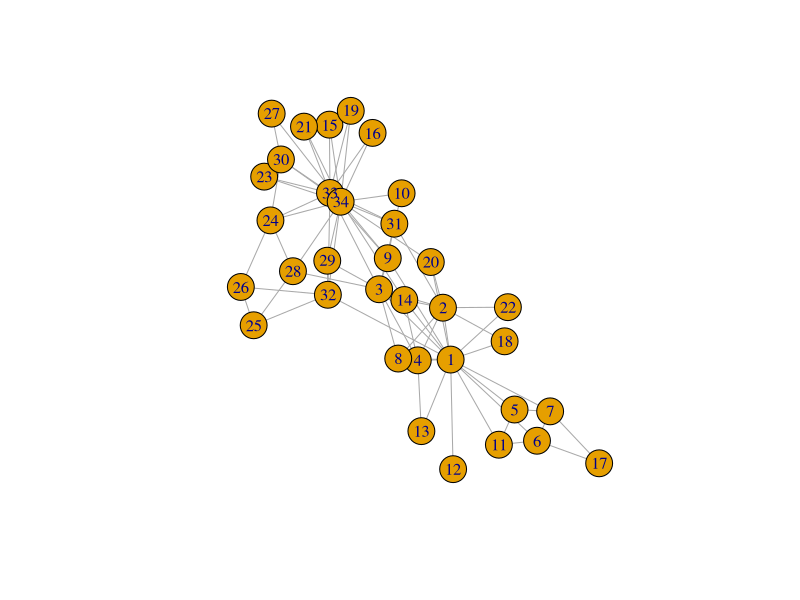
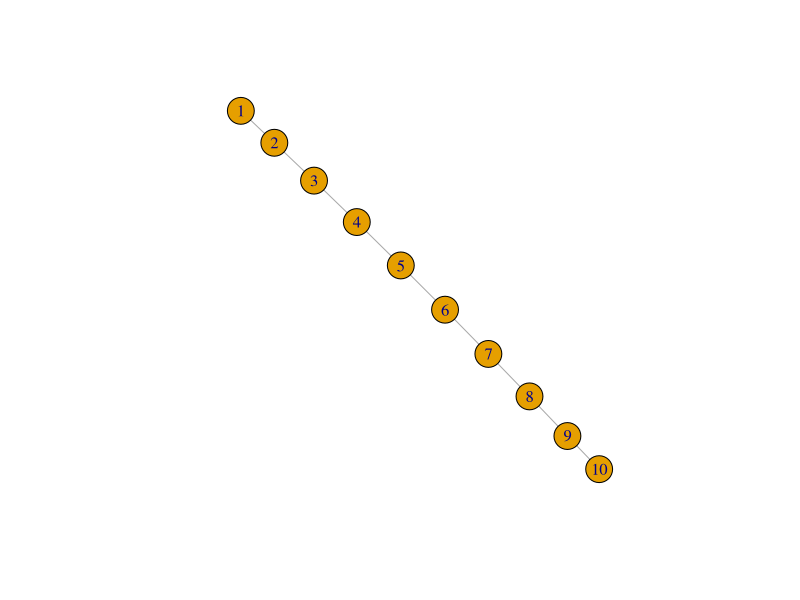
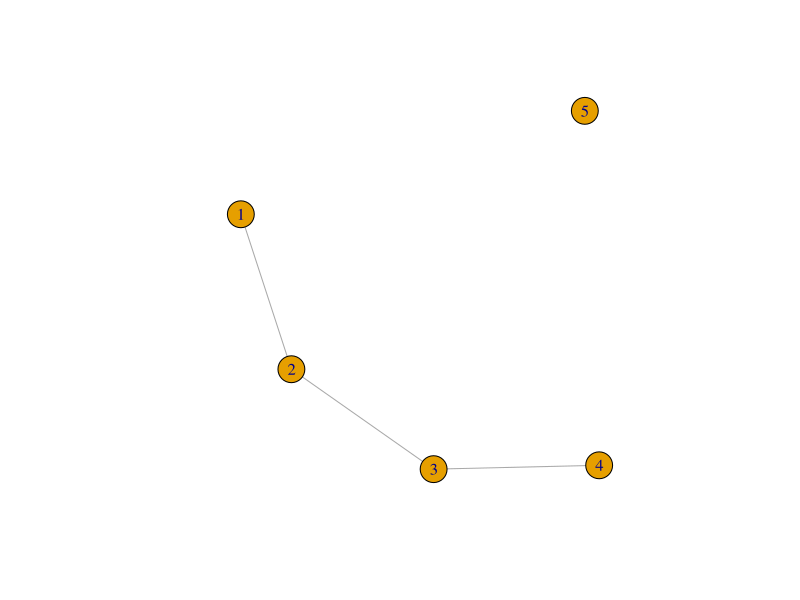
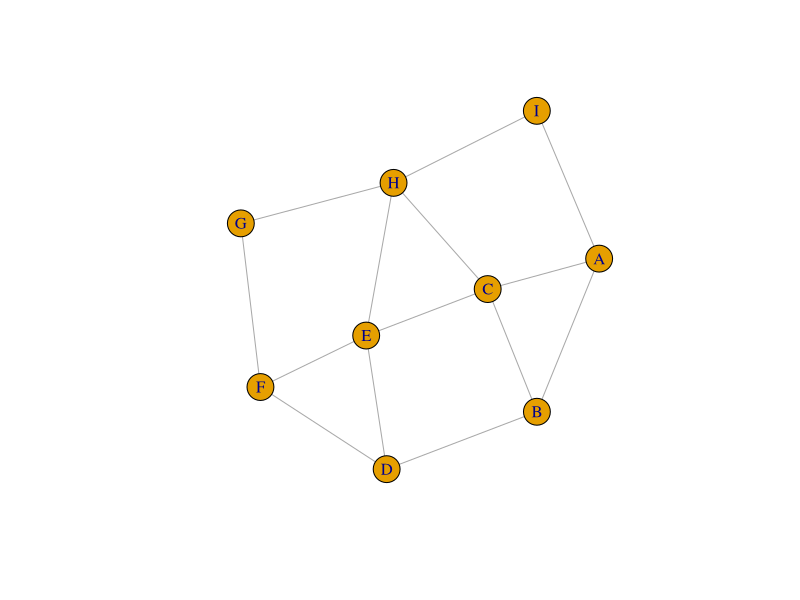
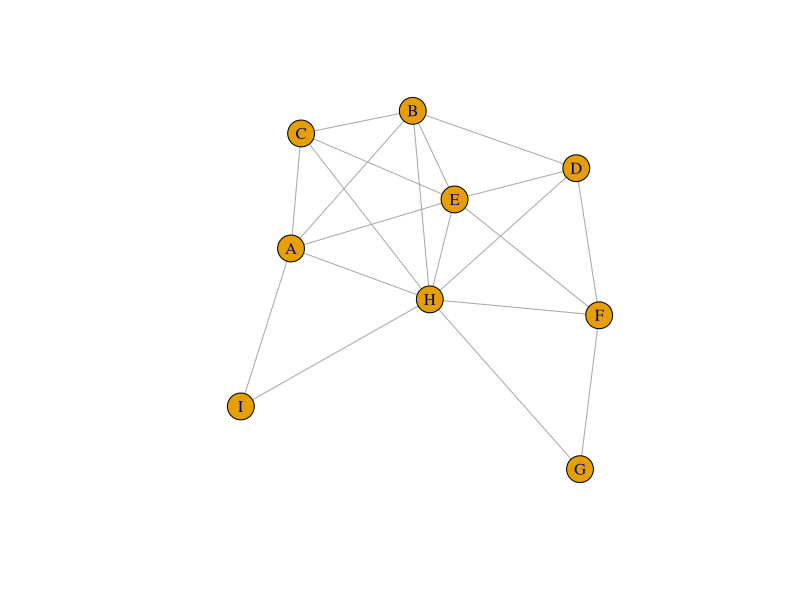

These charts were generated, in order, by the following R code: (Note: this script raises an error after producing the figures.)
## ---- chunk 1
library("igraph")
## ---- chunk 2
g <- make_empty_graph()
## ---- chunk 3
g <- make_graph(edges = c(1,2, 1,5), n=10, directed = FALSE)
## ---- chunk 4
g
## ---- chunk 5
summary(g)
## ---- chunk 6
g <- make_graph('Zachary')
## ---- chunk 7
plot(g)
## ---- chunk 8
g <- add_vertices(g,3)
## ---- chunk 9
g <- add_edges(g, edges = c(1,35, 1,36, 34,37))
## ---- chunk 10
g <- g %>% add_edges(edges=c(1,34)) %>% add_vertices(3) %>% add_edges(edges=c(38,39, 39,40, 40,38, 40,37))
g
## ---- chunk 11
get.edge.ids(g, c(1,34))
## ---- chunk 12
g <- delete_edges(g, 82)
## ---- chunk 13
g <- make_ring(10) %>% delete_edges("10|1")
plot(g)
## ---- chunk 14
g <- make_ring(5)
g <- delete_edges(g, get.edge.ids(g, c(1,5, 4,5)))
plot(g)
## ---- chunk 15
g1 <- graph_from_literal(A-B:C:I, B-A:C:D, C-A:B:E:H, D-B:E:F,
                         E-C:D:F:H, F-D:E:G, G-F:H, H-C:E:G:I,
                         I-A:H)
plot(g1)
## ---- chunk 16
is_chordal(g1, fillin=TRUE)
## ---- chunk 17
chordal_graph <- add_edges(g1, is_chordal(g1, fillin=TRUE)$fillin)
plot(chordal_graph)
## ---- chunk 18
graph1 <- make_tree(127, 2, mode = "undirected")
summary(g)
## ---- chunk 19
graph2 <- make_tree(127, 2, mode = "undirected")
## ---- chunk 20
identical_graphs(graph1,graph2)
## ---- chunk 21
graph1 <- sample_grg(100, 0.2)
summary(graph1)
## ---- chunk 22
graph2 <- sample_grg(100, 0.2)
identical_graphs(graph1,graph2)
## ---- chunk 23
isomorphic(graph1,graph2)
## ---- chunk 24
g <- make_graph(~ Alice-Bob:Claire:Frank, Claire-Alice:Dennis:Frank:Esther, George-Dennis:Frank, Dennis-Esther)
## ---- chunk 25
V(g)$age <- c(25, 31, 18, 23, 47, 22, 50) 
V(g)$gender <- c("f", "m", "f", "m", "m", "f", "m")
E(g)$is_formal <- c(FALSE, FALSE, TRUE, TRUE, TRUE, FALSE, TRUE, FALSE, FALSE)
summary(g)
## ---- chunk 26
E(g)$is_formal
## ---- chunk 27
E(g)$is_formal[1] <- c(TRUE)
## ---- chunk 28
E(g)$is_formal
## ---- chunk 29
g$date <- c("2022-02-11")
graph_attr(g, "date")
## ---- chunk 30
match(c("George"),V(g)$name)
## ---- chunk 31
V(g)$name[1:3] <- c("Alejandra", "Bruno", "Carmina")
V(g)
## ---- chunk 32
g <- delete_vertex_attr(g,"gender")
V(g)$gender
## ---- chunk 33
degree(g)
## ---- chunk 34
degree(g,7)
## ---- chunk 35
degree(g, v = c(3,4,5))
## ---- chunk 36
edge_betweenness(g)
## ---- chunk 37
ebs <- edge_betweenness(g)
as_edgelist(g)[ebs == max(ebs), ]
## ---- chunk 38
degree(g)
## ---- chunk 39
    degree(g)[3]
## ---- chunk 40
which.max(degree(g))
## ---- chunk 41
graph <- graph.full(n=10)
only_odd_vertices <- which(V(graph)%%2==1)
length(only_odd_vertices)
## ---- chunk 42
seq <- V(graph)[2,3,7]
length(seq)
## ---- chunk 43
seq
## ---- chunk 44
seq <- seq[1,3]    #filtering an existing vertex set
seq
## ---- chunk 45
V(g)$name[which(V(g)$age < 30)]
## ---- chunk 46
V(g)$degree <- c("A", "B", "C", "D", "E", "F", "G")
V(g)$degree[degree(g) == 3]
## ---- chunk 47
    V(g)$name[degree(g) == 3]
## ---- chunk 48
E(g)[from(3)]
## ---- chunk 49
E(g) [ 3:5 %--% 5:6 ]
## ---- chunk 50
V(g)$gender <- c("f", "m", "f", "m", "m", "f", "m")
## ---- chunk 51
men <- V(g)$name[(which(V(g)$gender == "m"))]
men
## ---- chunk 52
women <- V(g)$name[(which(V(g)$gender == "f"))]
women
## ---- chunk 53
E(g)[men %--% women]
## ---- chunk 54
Carmina <- match(c("Carmina"),V(g)$name)
Carmina
## ---- chunk 55
match(c("Joe"),V(g)$name)
## ---- chunk 56
degree(g,v="Dennis")
## ---- chunk 57
get.adjacency(g)
## ---- chunk 58
layout <- layout.kamada.kawai(g)
## ---- chunk 59
layout <- layout_with_kk(g)
## ---- chunk 60
layout <- layout.reingold.tilford(g, root= 2)
## ---- chunk 61
layout <- layout_as_tree(g, root = 2)
## ---- chunk 62
layout <- layout_with_kk(g)
## ---- chunk 63
plot(g, layout = layout, main = "Our social network with the Kamada-Kawai layout algorithm")
## ---- chunk 64
V(g)$gender_num <- c(1,2,1,2,1,2,2)
colors <- c("yellow", "red")
V(g)$color <- colors[V(g)$gender_num]
plot(g, layout = layout, vertex.label.dist=3.5, main = "Our social network - with names as labels and genders as colors")
## ---- chunk 65
V(g)$color <- ifelse(V(g)$gender == "m", "red","yellow")
plot(g, layout = layout, vertex.label.dist=3.5)
## ---- chunk 66
plot(g, layout= layout, vertex.label.dist=3.5, vertex.color=as.factor(V(g)$gender))
## ---- chunk 67
plot(g, layout= layout, vertex.label.dist=3.5, vertex.color=c( "yellow", "red")[1+(V(g)$gender == "f")])
## ---- chunk 68
plot(g, layout =layout, vertex.label.dist=3.5, vertex.size = 20, margin = 0.5,
           vertex.color=c( "red", "yellow")[1+(V(g)$gender == "m")], 
           edge.width=c(1,3)[1+(E(g)$is_formal == TRUE)],
           )
